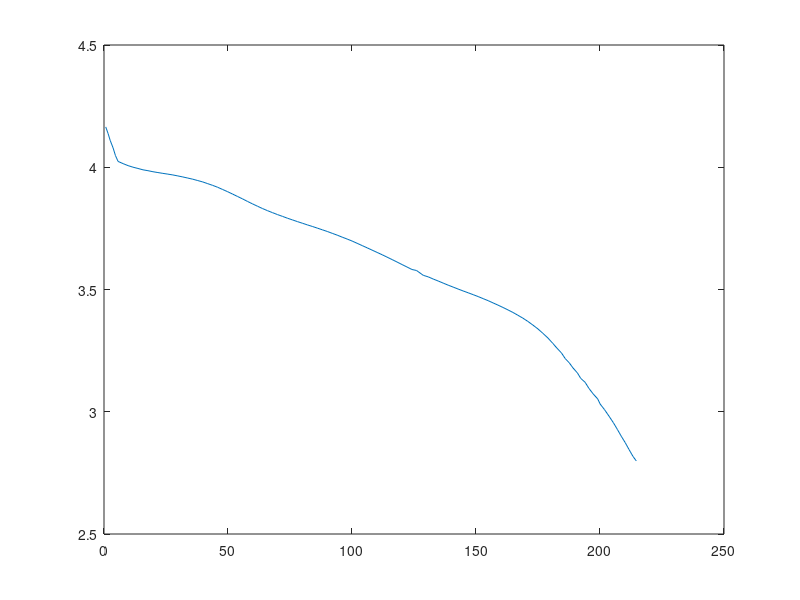
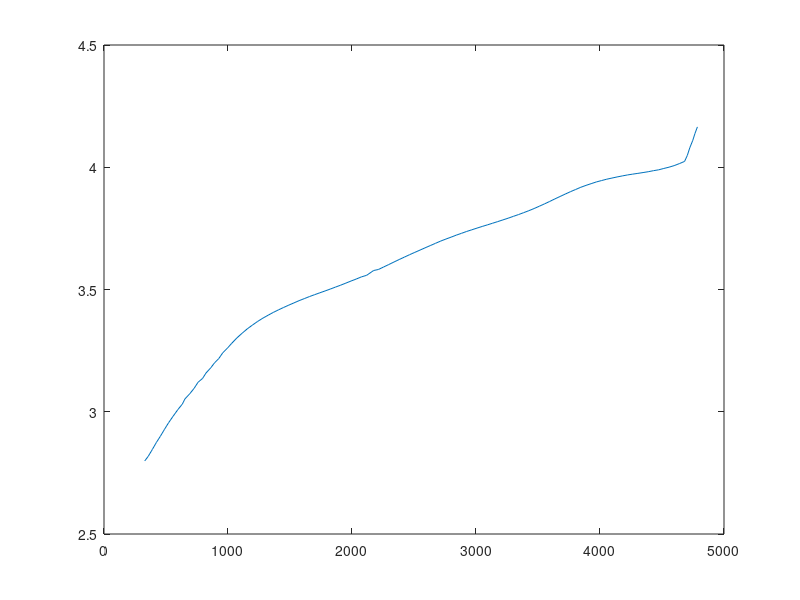

Write MATLAB code to recreate these figures, in order.
clear all
close all
clc

%%
battData = [0.6937712731915653, 4.1650958286140645
1.6489909530527846, 4.137838955083099
2.4790615304722934, 4.110215129278548
3.6577617504079996, 4.079297266785534
4.60404220866624, 4.048200195042629
5.666532547763207, 4.023858316413652
7.675303345118422, 4.01491847720582
9.68407414247364, 4.006708986806075
11.692844939828852, 4.000274521357625
13.701615737184063, 3.9950603855631917
15.710386534539282, 3.98951343259039
17.719157331894493, 3.9859633826877974
19.727928129249705, 3.9817476984284683
21.736698926604923, 3.9783085875853312
23.745469723960134, 3.9749804158016504
25.754240521315346, 3.9718741221368816
27.763011318670564, 3.968545950353201
29.771782116025776, 3.964552144212784
31.780552913380987, 3.9603364599534547
33.789323710736205, 3.955787958515758
35.79809450809142, 3.9511285180186047
37.80686530544663, 3.9455815650458033
39.81563610280184, 3.9399236730135456
41.82440690015705, 3.932934512267816
43.833177697512276, 3.9258344124626303
45.84194849486749, 3.9180686783007084
47.8507192922227, 3.908971675425314
49.85949008957791, 3.899985611609376
51.86826088693312, 3.8902229743772456
53.87703168428833, 3.880349398085659
55.885802481643545, 3.8704758217940727
57.89457327899877, 3.860047550205206
59.90334407635398, 3.8500630348541636
61.91211487370919, 3.840522275740945
63.920885671064404, 3.831092455687183
65.92965646841961, 3.8224392090496124
67.93842726577483, 3.8143406577093226
69.94719806313006, 3.8064639844879444
71.95596886048526, 3.799142006563847
73.96473965784048, 3.791598150520837
75.97351045519568, 3.7847199288345634
77.9822812525509, 3.7777307680888335
79.9910520499061, 3.771074424521472
81.99982284726133, 3.7643071418946543
84.00859364461655, 3.7578726764462047
86.01736444197175, 3.751105393819387
88.02613523932698, 3.7442271721331135
90.03490603668217, 3.7373489504468393
92.0436768340374, 3.7296941553443737
94.0524476313926, 3.7222612383608196
96.06121842874782, 3.714051747961074
98.06998922610305, 3.7062860137991516
100.07876002345824, 3.698076523399406
102.08753082081347, 3.6888685814645554
104.09630161816867, 3.6796606395297053
106.10507241552389, 3.670452697594855
108.11384321287909, 3.6610228775410927
110.12261401023432, 3.6517039965467863
112.13138480758951, 3.642274176493024
114.14015560494474, 3.6324006002014375
116.14892640229996, 3.622527023909851
118.15769719965516, 3.6124315694993525
120.16646799701039, 3.602114236969942
122.17523879436558, 3.5920187825594434
124.18400959172081, 3.581812389089489
126.01016486204372, 3.5777939298247485
128.7493977675281, 3.557960491306443
130.75816856488333, 3.5516369649174497
132.76693936223853, 3.542761840160967
134.77571015959376, 3.5346632888206773
136.78448095694895, 3.5261209812425633
138.79325175430418, 3.5176896127239052
140.80202255165938, 3.509812939502527
142.8107933490146, 3.501825327221693
144.81956414636983, 3.494059593059771
146.82833494372503, 3.4866266760762175
148.83710574108025, 3.4789718809737513
150.84587653843545, 3.47120614681183
152.85464733579067, 3.4627747782931717
154.86341813314587, 3.4544543488339694
156.8721889305011, 3.445246406899119
158.88095972785632, 3.436038464964269
160.88973052521152, 3.4264977058510504
162.89850132256674, 3.416513190500008
164.90727211992194, 3.4060849189111413
166.91604291727717, 3.394547256727715
168.9248137146324, 3.3826767773659197
170.9335845119876, 3.3693640902311963
172.94235530934282, 3.3544982562640886
174.951126106698, 3.3389667879402447
176.95989690405324, 3.3208837212489124
178.96866770140844, 3.301913142081932
180.96222053817766, 3.279864004015046
182.5803970138249, 3.260779404148069
184.4471335123772, 3.240785720321661
185.95786196328072, 3.217710395954807
187.60377333679253, 3.2001503276866243
189.08861149111465, 3.1794918899722053
190.90715778114455, 3.158593744647176
192.23112035212867, 3.1364752696681304
193.99933031098942, 3.1204936447761096
195.52961330914945, 3.0955942262585845
197.2737002920263, 3.072713045245779
199.06855004342938, 3.052536928299376
200.08684900607142, 3.031134670605366
201.79560858044496, 3.0090118373061276
203.62176385076788, 2.9821035684350683
205.40947374697876, 2.954940528987118
207.05923259490513, 2.9267759754448885
208.58460935011607, 2.899713370764644
210.1636965544541, 2.873787347624906
211.68907330966505, 2.8457556576311784
213.30038678347938, 2.8173748842309747
214.6598579291642, 2.7985230509461534];


%%

plot(battData(:,1),battData(:,2))

dischargeCurrent = 1.25;

dischargeCurrentMa = dischargeCurrent*1000;

maxEnergyCap = 4800;
battData(:,1) = battData(:,1)/60;
battData(:,1) = battData(:,1) * dischargeCurrentMa; 
battData(:,1) = maxEnergyCap - battData(:,1);

battData = flip(battData);
figure

plot(battData(:,1), battData(:,2));



